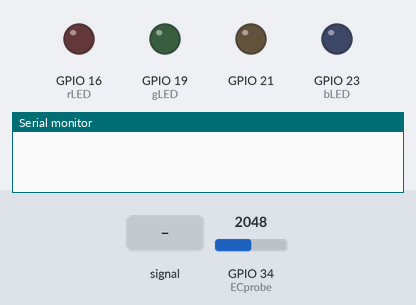
The program below on a simulated ESP32. On the bench: output pins drawn as LEDs (lit = HIGH), the last lines printed to the serial monitor. The test bench sets the inputs (shaded band); at power-on: GPIO 34 (ECprobe) = 2048. Pins used as bus, display or sensor lines are not drawn.

Above: at 1.3 s.
1.4 s: GPIO 34 (ECprobe) fed a 1000 Hz sine of ±1023 counts around its level
5.2 s: GPIO 34 (ECprobe) set to 1760
At 5.2 s:
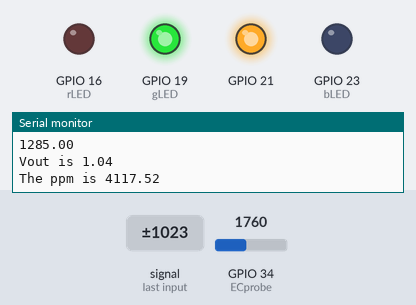
9.0 s: GPIO 34 (ECprobe) set to 1688
At 11.0 s:
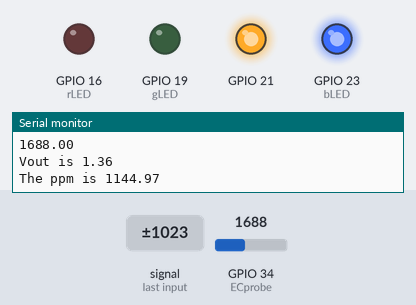
11.6 s: GPIO 34 (ECprobe) set to 2047
At 12.9 s:
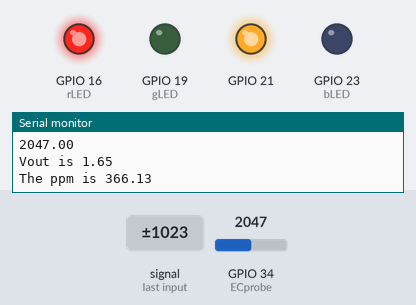
Timing chart, 0 to 14.6 s (numbered marks = the images above; inputs shaded):
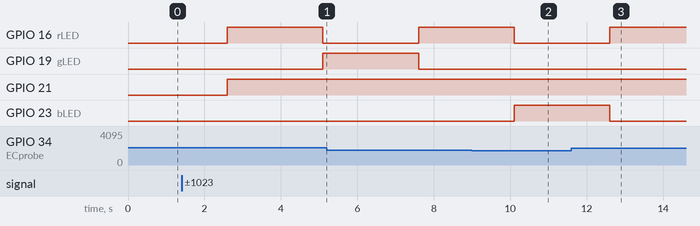

The program:

main.cpp
```cpp
#include <Arduino.h>
//this uses gpio pins for 3.3v and gnd to not have a constant current be put through the water
#define bLED 23
#define gLED 19
#define rLED 16

#define ECprobe 34
#define ECpower 26
#define ECgnd 14

float Vin = 3.3;
float Vout;
float adc;


float R2 = 930;
const float Rpin = 25;//resistance of the powering pin i/o
float R1;

float Ec;
float EcTemp;

float k = 1.6;
float ppm = 0;


void setup() {
  // put your setup code here, to run once:
  Serial.begin(115200);
  //LED
  pinMode(gLED,OUTPUT);
  pinMode(bLED,OUTPUT);
  pinMode(rLED,OUTPUT);
  pinMode(21, OUTPUT);
//gpio power and ground
  pinMode(ECpower, OUTPUT);
  pinMode(ECgnd, OUTPUT);
//sets both to ground
  digitalWrite(ECgnd,LOW);
  digitalWrite(ECpower,HIGH);
  delay(100);
  R2 = R2 + Rpin;
}

void loop() {
  // put your main code here, to run repeatedly:

  delay(500);

  digitalWrite(ECpower, HIGH);
  delay(2000);
  adc = analogRead(ECprobe);
  adc = analogRead(ECprobe);
  digitalWrite(ECpower, LOW);


  Serial.println(adc);
  Vout = adc * (Vin/4094);
  digitalWrite(ECpower, HIGH);

  R1 = ((Vout*R2)/(Vin-Vout)); //for when Rc is next to GND
  Ec = (1/(R1*k))*1000;
  digitalWrite(21, HIGH);
  float analogTest = analogRead(ECprobe);

  Serial.print("Vout is ");
  Serial.println(Vout);
  //Vout is the most important
  float exponent = exp(-3.94*Vout);
  ppm = 243774 * exponent;

  Serial.print("The ppm is ");
  Serial.println(ppm);

  if(ppm > 1000 && ppm <= 3600 ){ //blue on
    digitalWrite(bLED, HIGH);
    digitalWrite(gLED, LOW);
    digitalWrite(rLED,LOW);
  }if(ppm > 3000 && ppm <= 6000){ //green on
    digitalWrite(bLED, LOW);
    digitalWrite(gLED, HIGH);
    digitalWrite(rLED,LOW);
  }
  if( ppm > 0 && ppm <= 1000 ) {//red on
    digitalWrite(bLED, LOW);
    digitalWrite(gLED, LOW);
    digitalWrite(rLED,HIGH);
  }

  //temperature conversions
  //need to tinker with K to get it to be the right value... hmmmmmmmm


}
```

Measured:
- the behaviour switches between 1731 and 1730 on GPIO 34 (ECprobe) (found by bisection; images 1 and 2)
- after the input at 1.4 s, GPIO 19 (gLED): LOW → HIGH after 3.7 s
- after the input at 9.0 s, GPIO 16 (rLED): HIGH → LOW after 1.1 s; GPIO 23 (bLED): LOW → HIGH after 1.1 s
- after the input at 11.6 s, GPIO 16 (rLED): LOW → HIGH after 1.0 s; GPIO 23 (bLED): HIGH → LOW after 1.0 s
